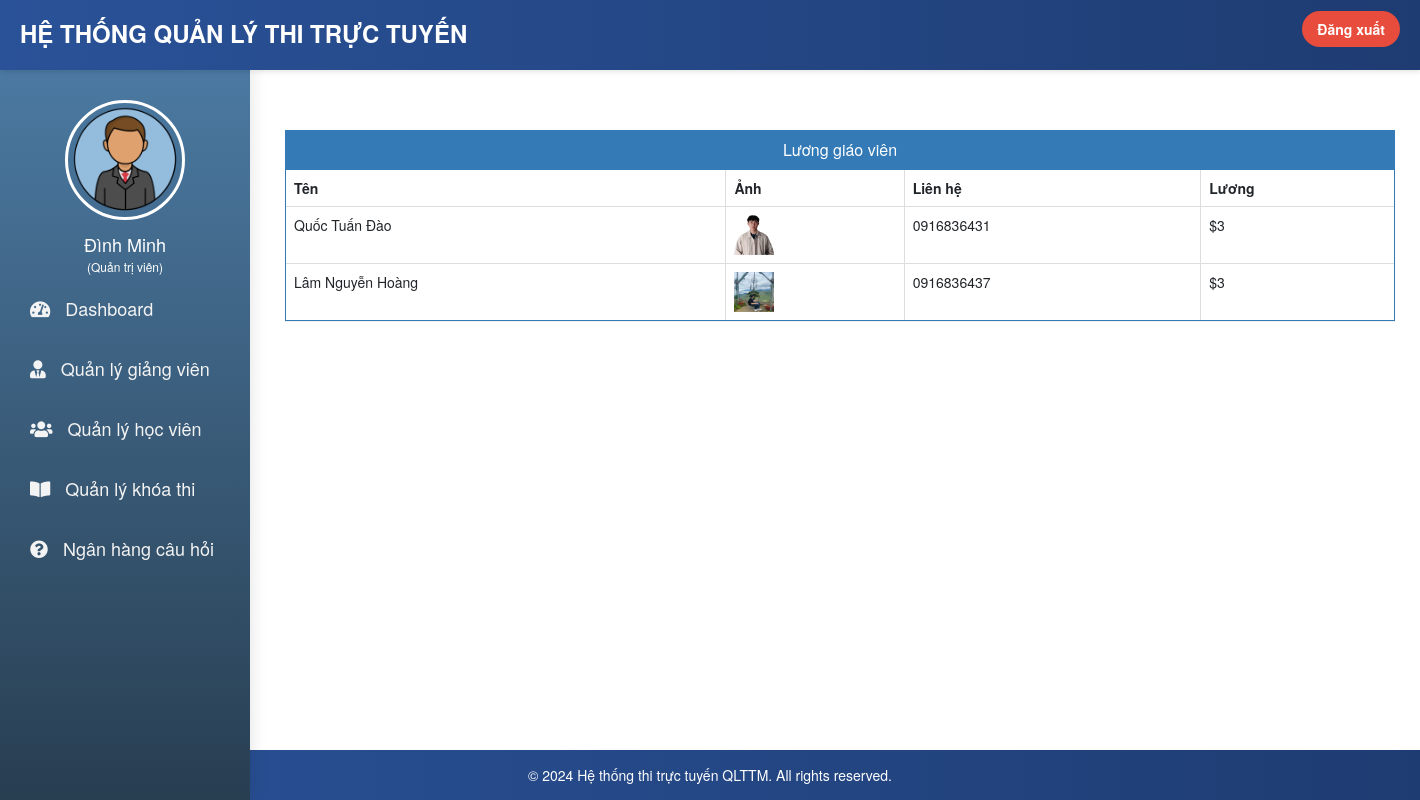
The app's page /admin-view-teacher-salary (signed in) with its own data.
### teacher/models.py (models this page shows, shortened)
class Teacher(models.Model):
    user=models.OneToOneField(User,on_delete=models.CASCADE)
    profile_pic= models.ImageField(upload_to='profile_pic/Teacher/',null=True,blank=True)
    address = models.CharField(max_length=40)
    mobile = models.CharField(max_length=20,null=False)
    status= models.BooleanField(default=False)
    salary=models.PositiveIntegerField(null=True)
    @property
    def get_name(self):
        return self.user.first_name+" "+self.user.last_name

### exam/views.py (the view)
# urls.py: path('admin-view-teacher-salary', views.admin_view_teacher_salary_view,name='admin-view-teacher-salary'),
@login_required(login_url='adminlogin')
def admin_view_teacher_salary_view(request):
    teachers= TMODEL.Teacher.objects.all().filter(status=True)
    return render(request,'exam/admin_view_teacher_salary.html',{'teachers':teachers})

### templates/exam/admin_view_teacher_salary.html (shortened to what this page needs)
{% extends 'exam/adminbase.html' %}
{% block content %}
{%load static%}
<head>
  <link href="//netdna.bootstrapcdn.com/bootstrap/3.0.0/css/bootstrap.min.css" rel="stylesheet" id="bootstrap-css">
</head>
<br><br>
<div class="container">
  <div class="panel panel-primary rounded-0">
    <div class="panel-heading rounded-0">
      <h6 class="panel-title">Lương giáo viên</h6>
    </div>
    <table class="table table-hover table-bordered" id="dev-table">
      <thead>
        <tr>
          <th>Tên</th>
          <th>Ảnh</th>
          <th>Liên hệ</th>
          <th>Lương</th>
        </tr>
      </thead>
      {% for t in teachers %}
      <tr>
        <td> {{t.get_name}}</td>
        <td> <img src="{% static t.profile_pic.url %}" alt="Profile Pic" height="40px" width="40px" /></td>
        <td>{{t.mobile}}</td>
        <td>${{t.salary}}</td>
        </tr>
      {% endfor %}
    </table>
  </div>
</div>
<br><br><br><br><br><br>
{% endblock content %}

### templates/exam/adminbase.html (shortened to what this page needs)
<!DOCTYPE html>
{% load static %}
<html lang="vi">
<head>
  <link rel="stylesheet" href="https://maxcdn.bootstrapcdn.com/bootstrap/4.4.1/css/bootstrap.min.css">
  <link rel="stylesheet" href="https://cdnjs.cloudflare.com/ajax/libs/font-awesome/5.12.1/css/all.min.css">
</head>
<body>
  <header>
    <div class="left_area">
      <h3>Hệ Thống Quản Lý Thi Trực Tuyến</h3>
    </div>
    <a href="/logout" class="logout_btn">Đăng xuất</a>
  </header>
  <div class="sidebar" id="sidebar">
    <center>
      <img src="{% static 'image/admin-avatar.png' %}" class="profile_image" alt="Admin Avatar">
      <h4>{{ request.user.first_name }}</h4>
      <h6>(Quản trị viên)</h6>
    </center>
    <a href="/admin-dashboard"><i class="fas fa-tachometer-alt"></i><span>Dashboard</span></a>
    <a href="/admin-teacher"><i class="fas fa-user-tie"></i><span>Quản lý giảng viên</span></a>
    <a href="/admin-student"><i class="fas fa-users"></i><span>Quản lý học viên</span></a>
    <a href="/admin-course"><i class="fas fa-book-open"></i><span>Quản lý khóa thi</span></a>
    <a href="/admin-question"><i class="fas fa-question-circle"></i><span>Ngân hàng câu hỏi</span></a>
  </div>
  <div class="content" id="content">
    {% block content %}{% endblock content %}
  </div>
  <footer>
    &copy; {% now 'Y' %} Hệ thống thi trực tuyến QLTTM. All rights reserved.
  </footer>
</body>
</html>

### templates/exam/adminbase.html (style rules this page uses)
body { margin: 0; padding: 0; font-family: 'Roboto', sans-serif; background-color: #f4f6f9; }
header { position: fixed; top: 0; left: 0; width: 100%; height: 70px; padding: 20px; z-index: 2; background: linear-gradient(to right, #2a5298, #1e3c72); color: #fff; box-shadow: 0 2px 5px rgba(0, 0, 0, 0.1); }
.left_area h3 { margin: 0; text-transform: uppercase; font-size: 24px; font-weight: 700; }
.logout_btn { padding: 8px 15px; background: #e74c3c; text-decoration: none; color: white; border-radius: 25px; font-size: 14px; font-weight: 600; float: right; margin-top: -35px; }
.sidebar { position: fixed; top: 70px; left: 0; width: 250px; height: calc(100% - 70px); background: linear-gradient(to bottom, #4b79a1, #283e51); color: white; padding-top: 30px; box-shadow: 2px 0 15px rgba(0, 0, 0, 0.1); z-index: 1; transition: all 0.3s ease; }
.sidebar .profile_image { width: 120px; height: 120px; border-radius: 50%; margin-bottom: 10px; border: 3px solid #fff; }
.sidebar h4, .sidebar h6 { color: white; margin: 5px 0; }
.sidebar a { color: #f3f3f3; font-size: 18px; display: block; line-height: 60px; padding: 0 30px; text-decoration: none; transition: all 0.3s ease; }
.sidebar i { padding-right: 15px; }
.content { margin-left: 250px; padding: 20px; margin-top: 70px; transition: margin-left 0.3s ease; }
footer { text-align: center; padding: 15px; background: linear-gradient(to right, #2a5298, #1e3c72); color: white; position: fixed; width: 100%; bottom: 0; }

### templates/exam/admin_view_teacher_salary.html (style rules this page uses)
a:link { text-decoration: none; }
h6 { text-align: center; }

### records on screen
Teacher: get_name "Quốc Tuấn Đào", profile_pic (picture), mobile "0916836431", salary "3"
Teacher: get_name "Lâm Nguyễn Hoàng", profile_pic (picture), mobile "0916836437", salary "3"

### other values on screen
{{ request.user.first_name }} "Đình Minh"
